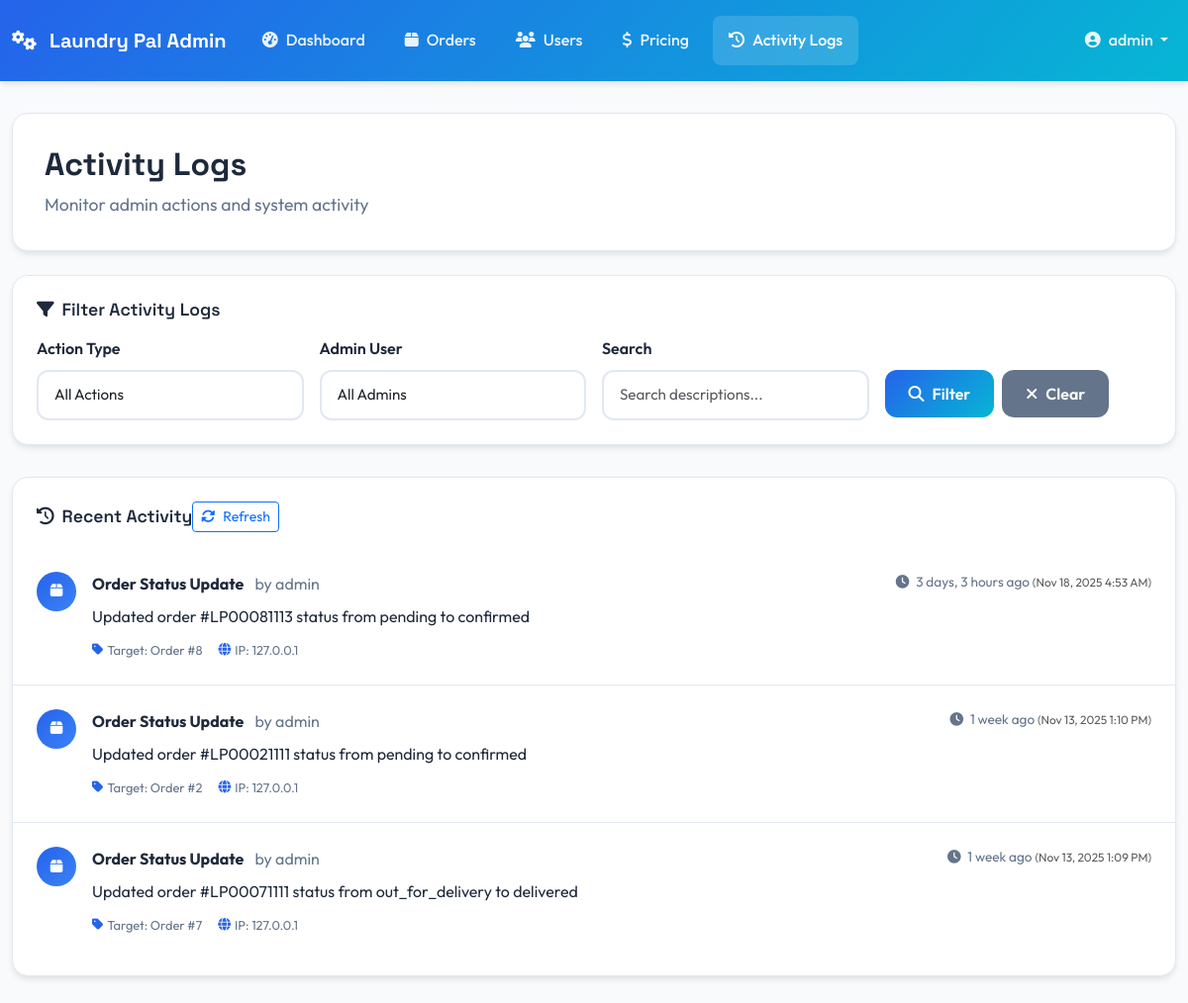
Page /admin-panel/logs/ (signed in) on the committed database.
### admin_panel/models.py (models this page shows, shortened)
class AdminLog(models.Model):
    class ActionType(models.TextChoices):
        ORDER_UPDATE = 'order_update', 'Order Status Update'
        PRICE_CHANGE = 'price_change', 'Price Change'
        USER_ACTION = 'user_action', 'User Management'
        SETTINGS_CHANGE = 'settings_change', 'Settings Change'
        LOGIN = 'login', 'Admin Login'
        LOGOUT = 'logout', 'Admin Logout'
    admin_user = models.ForeignKey(User, on_delete=models.CASCADE)
    action_type = models.CharField(max_length=20, choices=ActionType.choices)
    description = models.TextField()
    target_model = models.CharField(max_length=100, blank=True)  # Model name that was affected
    target_id = models.PositiveIntegerField(null=True, blank=True)  # ID of affected object
    ip_address = models.GenericIPAddressField(null=True, blank=True)
    timestamp = models.DateTimeField(auto_now_add=True)
    class Meta:
        ordering = ['-timestamp']

### admin_panel/views.py (the view)
# urls.py: path('logs/', views.admin_logs_view, name='logs'),
@login_required
@user_passes_test(is_admin_user)
def admin_logs_view(request):
    action_filter = request.GET.get('action', '')
    admin_filter = request.GET.get('admin', '')
    logs = AdminLog.objects.select_related('admin_user')
    if action_filter:
        logs = logs.filter(action_type=action_filter)
    if admin_filter:
        logs = logs.filter(admin_user__username__icontains=admin_filter)
    paginator = Paginator(logs.order_by('-timestamp'), 50)
    page_number = request.GET.get('page')
    page_obj = paginator.get_page(page_number)
    action_choices = AdminLog.ActionType.choices
    admin_users = User.objects.filter(is_staff=True).values_list('username', flat=True)
    context = {
        'page_obj': page_obj,
        'action_choices': action_choices,
        'admin_users': admin_users,
        'current_filters': {
            'action': action_filter,
            'admin': admin_filter,
        }
    }
    return render(request, 'admin_panel/admin_logs.html', context)

### admin_panel/views.py (called while the page is built)
def is_admin_user(user):
    return user.is_authenticated and (user.is_staff or user.is_superuser)

### admin_panel/templates/admin_panel/admin_logs.html (shortened to what this page needs)
{% extends 'admin_panel/base_admin.html' %}
{% block page_title %}Activity Logs{% endblock %}
{% block page_subtitle %}Monitor admin actions and system activity{% endblock %}
{% block content %}
<div class="admin-filters">
    <h6 class="filter-title">
        <i class="fas fa-filter me-2"></i>Filter Activity Logs
    </h6>
    <form method="get" class="row g-3">
        <div class="col-md-3">
            <label class="admin-form-label">Action Type</label>
            <select name="action" class="form-select admin-form-control">
                <option value="">All Actions</option>
            </select>
        </div>
        <div class="col-md-3">
            <label class="admin-form-label">Admin User</label>
            <select name="admin" class="form-select admin-form-control">
                <option value="">All Admins</option>
            </select>
        </div>
        <div class="col-md-3">
            <label class="admin-form-label">Search</label>
            <input type="text" name="search" class="form-control admin-form-control"
                   placeholder="Search descriptions..." value="{{ current_filters.search }}">
        </div>
        <div class="col-md-3">
            <label class="admin-form-label">&nbsp;</label>
            <div class="d-flex gap-2">
                <button type="submit" class="btn btn-admin-primary">
                    <i class="fas fa-search me-2"></i>Filter
                </button>
                <a href="{% url 'admin_panel:logs' %}" class="btn btn-admin-secondary">
                    <i class="fas fa-times me-2"></i>Clear
                </a>
            </div>
        </div>
    </form>
</div>
<div class="admin-card">
    <div class="admin-card-header">
        <h5 class="admin-card-title">
            <i class="fas fa-history me-2"></i>Recent Activity
        </h5>
        <div class="card-actions">
            <button class="btn btn-sm btn-outline-primary" onclick="location.reload()">
                <i class="fas fa-sync-alt me-2"></i>Refresh
            </button>
        </div>
    </div>
    <div class="admin-card-body p-0">
        {% if page_obj %}
            <div class="activity-timeline">
                {% for log in page_obj %}
                    <div class="activity-item">
                        <div class="activity-icon action-{{ log.action_type }}">
                            <i class="fas fa-{% if log.action_type == 'login' %}sign-in-alt{% elif log.action_type == 'logout' %}sign-out-alt{% elif log.action_type == 'order_update' %}box{% elif log.action_type == 'price_change' %}dollar-sign{% elif log.action_type == 'user_action' %}user{% else %}cog{% endif %}"></i>
                        </div>
                        <div class="activity-content">
                            <div class="activity-header">
                                <div class="activity-title">
                                    <strong>{{ log.get_action_type_display }}</strong>
                                    <span class="activity-user">by {{ log.admin_user.first_name|default:log.admin_user.username }}</span>
                                </div>
                                <div class="activity-time">
                                    <i class="fas fa-clock me-1"></i>
                                    {{ log.timestamp|timesince }} ago
                                    <small class="text-muted">({{ log.timestamp|date:"M d, Y g:i A" }})</small>
                                </div>
                            </div>
                            <div class="activity-description">
                                {{ log.description }}
                            </div>
                            <div class="activity-meta">
                                {% if log.target_model and log.target_id %}
                                    <span class="meta-item">
                                        <i class="fas fa-tag me-1"></i>
                                        Target: {{ log.target_model }} #{{ log.target_id }}
                                    </span>
                                {% endif %}
                                {% if log.ip_address %}
                                    <span class="meta-item">
                                        <i class="fas fa-globe me-1"></i>
                                        IP: {{ log.ip_address }}
                                    </span>
                                {% endif %}
                            </div>
                        </div>
                    </div>
                {% endfor %}
            </div>
        {% else %}
            <div class="admin-empty-state">
                <i class="fas fa-history"></i>
                <h5>No Activity Logs Found</h5>
                <p>No activity logs match your current filters.</p>
            </div>
        {% endif %}
    </div>
</div>
{% endblock %}

### admin_panel/templates/admin_panel/base_admin.html (shortened to what this page needs)
<!doctype html>
<html lang="en">
<head>
    <link href="https://cdn.jsdelivr.net/npm/bootstrap@5.3.3/dist/css/bootstrap.min.css" rel="stylesheet">
    <link href="https://cdnjs.cloudflare.com/ajax/libs/font-awesome/6.4.0/css/all.min.css" rel="stylesheet">
    {% load static %}
    <link href="{% static 'css/admin-panel.css' %}" rel="stylesheet">
</head>
<body class="admin-body">
    <nav class="navbar navbar-expand-lg admin-navbar">
        <div class="container-fluid">
            <a class="navbar-brand admin-brand" href="{% url 'admin_panel:dashboard' %}">
                <i class="fas fa-cogs me-2"></i>
                <span class="fw-bold">Laundry Pal Admin</span>
            </a>
            <div class="collapse navbar-collapse" id="adminNav">
                <ul class="navbar-nav me-auto">
                    <li class="nav-item">
                        <a class="nav-link admin-nav-link {% if request.resolver_match.url_name == 'dashboard' %}active{% endif %}"
                           href="{% url 'admin_panel:dashboard' %}">
                            <i class="fas fa-tachometer-alt me-2"></i>Dashboard
                        </a>
                    </li>
                    <li class="nav-item">
                        <a class="nav-link admin-nav-link {% if request.resolver_match.url_name == 'orders' %}active{% endif %}"
                           href="{% url 'admin_panel:orders' %}">
                            <i class="fas fa-box me-2"></i>Orders
                        </a>
                    </li>
                    <li class="nav-item">
                        <a class="nav-link admin-nav-link {% if request.resolver_match.url_name == 'users' %}active{% endif %}"
                           href="{% url 'admin_panel:users' %}">
                            <i class="fas fa-users me-2"></i>Users
                        </a>
                    </li>
                    <li class="nav-item">
                        <a class="nav-link admin-nav-link {% if request.resolver_match.url_name == 'pricing' %}active{% endif %}"
                           href="{% url 'admin_panel:pricing' %}">
                            <i class="fas fa-dollar-sign me-2"></i>Pricing
                        </a>
                    </li>
                    <li class="nav-item">
                        <a class="nav-link admin-nav-link {% if request.resolver_match.url_name == 'logs' %}active{% endif %}"
                           href="{% url 'admin_panel:logs' %}">
                            <i class="fas fa-history me-2"></i>Activity Logs
                        </a>
                    </li>
                </ul>
                <div class="navbar-nav">
                    <div class="nav-item dropdown">
                        <a class="nav-link dropdown-toggle admin-user-menu" href="#" role="button" data-bs-toggle="dropdown">
                            <i class="fas fa-user-circle me-2"></i>{{ user.first_name|default:user.username }}
                        </a>
                    </div>
                </div>
            </div>
        </div>
    </nav>
    <main class="admin-main">
        <div class="container-fluid">
            {% block page_header %}
            <div class="row mb-4">
                <div class="col-12">
                    <div class="admin-page-header">
                        <h1 class="admin-page-title">{% block page_title %}Admin Panel{% endblock %}</h1>
                        <p class="admin-page-subtitle">{% block page_subtitle %}Manage your laundry service{% endblock %}</p>
                    </div>
                </div>
            </div>
            {% endblock %}
            {% block content %}{% endblock %}
        </div>
    </main>
</body>
</html>

### static/css/admin-panel.css (style rules this page uses)
:root { --admin-primary: #2563eb; --admin-secondary: #64748b; --admin-success: #10b981; --admin-warning: #f59e0b; --admin-danger: #ef4444; --admin-info: #06b6d4; --admin-dark: #1e293b; --admin-light: #f8fafc; --admin-white: #ffffff; --admin-border: #e2e8f0; --admin-shadow: 0 4px 6px -1px rgba(0, 0, 0, 0.1); --admin-shadow-lg: 0 10px 15px -3px rgba(0, 0, 0, 0.1); }
.admin-body { font-family: 'Outfit', sans-serif; background-color: var(--admin-light); color: var(--admin-dark); line-height: 1.6; }
.admin-navbar { background: linear-gradient(135deg, var(--admin-primary), var(--admin-info)); box-shadow: var(--admin-shadow); border: none; padding: 1rem 0; }
.admin-brand { color: white !important; font-family: 'Space Grotesk', sans-serif; font-weight: 700; font-size: 1.25rem; text-decoration: none; }
.admin-nav-link { color: rgba(255, 255, 255, 0.9) !important; font-weight: 500; padding: 0.75rem 1rem !important; border-radius: 0.5rem; margin: 0 0.25rem; transition: all 0.3s ease; }
.admin-nav-link:hover, .admin-nav-link.active { background: rgba(255, 255, 255, 0.15); color: white !important; backdrop-filter: blur(10px); }
.admin-user-menu { color: rgba(255, 255, 255, 0.9) !important; font-weight: 500; }
.admin-main { padding: 2rem 0; min-height: calc(100vh - 80px); }
.admin-page-header { background: var(--admin-white); border-radius: 1rem; padding: 2rem; box-shadow: var(--admin-shadow); border: 1px solid var(--admin-border); }
.admin-page-title { font-family: 'Space Grotesk', sans-serif; font-weight: 700; color: var(--admin-dark); font-size: 2rem; margin-bottom: 0.5rem; }
.admin-page-subtitle { color: var(--admin-secondary); font-size: 1.1rem; margin: 0; }
.admin-card { background: var(--admin-white); border-radius: 1rem; box-shadow: var(--admin-shadow); border: 1px solid var(--admin-border); transition: all 0.3s ease; }
.admin-card-header { padding: 1.5rem 1.5rem 0; border-bottom: none; display: flex; justify-content: between; align-items: center; }
.admin-card-title { font-family: 'Space Grotesk', sans-serif; font-weight: 600; color: var(--admin-dark); margin: 0; font-size: 1.1rem; }
.admin-card-body { padding: 1.5rem; }
.admin-form-control { border: 2px solid var(--admin-border); border-radius: 0.75rem; padding: 0.75rem 1rem; font-size: 0.95rem; transition: all 0.3s ease; background: var(--admin-white); }
.admin-form-label { font-weight: 600; color: var(--admin-dark); margin-bottom: 0.5rem; }
.btn-admin-primary { background: linear-gradient(135deg, var(--admin-primary), var(--admin-info)); border: none; border-radius: 0.75rem; padding: 0.75rem 1.5rem; font-weight: 600; color: white; transition: all 0.3s ease; }
.btn-admin-secondary { background: var(--admin-secondary); border: none; border-radius: 0.75rem; padding: 0.75rem 1.5rem; font-weight: 600; color: white; transition: all 0.3s ease; }
.admin-filters { background: var(--admin-white); border-radius: 1rem; padding: 1.5rem; box-shadow: var(--admin-shadow); border: 1px solid var(--admin-border); margin-bottom: 2rem; }
.filter-title { font-family: 'Space Grotesk', sans-serif; font-weight: 600; color: var(--admin-dark); margin-bottom: 1rem; font-size: 1.1rem; }

### admin_panel/templates/admin_panel/admin_logs.html (style rules this page uses)
.activity-timeline { padding: 1rem 0; }
.activity-item { display: flex; padding: 1.5rem; border-bottom: 1px solid var(--admin-border); transition: background-color 0.3s ease; }
.activity-item:last-child { border-bottom: none; }
.activity-icon { width: 40px; height: 40px; border-radius: 50%; display: flex; align-items: center; justify-content: center; margin-right: 1rem; flex-shrink: 0; color: white; font-size: 0.9rem; }
.activity-icon.action-order_update { background: linear-gradient(135deg, #2563eb, #3b82f6); }
.activity-content { flex: 1; }
.activity-header { display: flex; justify-content: space-between; align-items: flex-start; margin-bottom: 0.5rem; }
.activity-title { font-size: 1rem; }
.activity-user { color: var(--admin-secondary); font-weight: normal; margin-left: 0.5rem; }
.activity-time { color: var(--admin-secondary); font-size: 0.85rem; text-align: right; }
.activity-description { color: var(--admin-dark); margin-bottom: 0.75rem; line-height: 1.5; }
.activity-meta { display: flex; gap: 1rem; flex-wrap: wrap; }
.meta-item { color: var(--admin-secondary); font-size: 0.8rem; display: flex; align-items: center; }
.meta-item i { color: var(--admin-primary); }

### rows in the picture
AdminLog: action_type "Order Status Update", admin_user.first_name "admin", timestamp "3 days, 3 hours", timestamp "Nov 18, 2025 4:53 AM", description "Updated order #LP00081113 status from pending to confirmed", target_model "Order", target_id "8", ip_address "127.0.0.1"
AdminLog: action_type "Order Status Update", admin_user.first_name "admin", timestamp "1 week", timestamp "Nov 13, 2025 1:10 PM", description "Updated order #LP00021111 status from pending to confirmed", target_model "Order", target_id "2", ip_address "127.0.0.1"
AdminLog: action_type "Order Status Update", admin_user.first_name "admin", timestamp "1 week", timestamp "Nov 13, 2025 1:09 PM", description "Updated order #LP00071111 status from out_for_delivery to delivered", target_model "Order", target_id "7", ip_address "127.0.0.1"

### other values in the picture
{{ user.first_name|default:user.username }} "admin"
